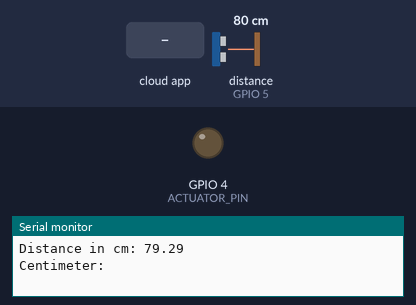
Simulated run of this sketch. Board: ESP8266 (NodeMCU). Shown: output pins drawn as LEDs (lit = HIGH), the last lines printed to the serial monitor. Wiring (inferred from the names in the program): ultrasonic range finder: trigger GPIO 16; echo GPIO 5. The inputs (shaded band) are chosen by the test bench; at power-on: distance to the obstacle (sensor on GPIO 5) 80 cm. The echo pulse lasts 58.3 µs per cm; pins used as bus, display or sensor lines are not drawn.

Above: at 2.7 s.
2.8 s: the phone or cloud app sets 1 to 1
At 4.9 s:
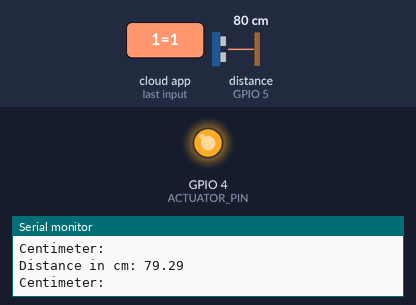
5.5 s: the phone or cloud app sets 1 to 0
At 6.3 s:
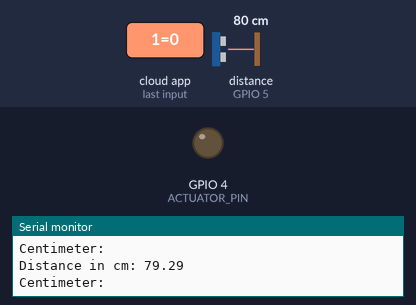
Timing chart, 0 to 8.5 s (numbered marks = the images above; inputs shaded):
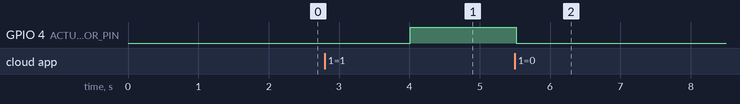

Measured:
- after the input at 2.8 s, GPIO 4 (ACTUATOR_PIN): LOW → HIGH after 1.2 s
- after the input at 5.5 s, GPIO 4 (ACTUATOR_PIN): HIGH → LOW at once

The sketch:

ESP8266_Cayenne.ino
```cpp
//#define CAYENNE_DEBUG
#define CAYENNE_PRINT Serial
#include <CayenneMQTTESP8266.h>
#define VIRTUAL_CHANNEL 1
#define ACTUATOR_PIN 4

char ssid[] = "_JU5TU51";
char wifiPassword[] = "free4all";

int trigger = 16;
int echo = 5;

//Info auntentikasi dari website Cayenne
char username[] = "dfbe2330-1343-11ed-bbc1-5d0b0fa0a668";
char password[] = "9dbe1f9e0f73e314fa37c76047f9ff8d9a691ca0";
char clientID[] = "fcb7a0f0-1344-11ed-8df2-dd50487e509b";

long T;
float distanceCM;
unsigned long lastMillis = 0;

void setup() {
  //Serial.begin(9600);
  Cayenne.begin(username, password, clientID, ssid, wifiPassword);
  pinMode(trigger, OUTPUT);
  pinMode(echo, INPUT);
  Serial.begin(115200);
  Cayenne.begin(username, password, clientID);
  pinMode(ACTUATOR_PIN, OUTPUT);
}

void loop() {
  Cayenne.loop();
  digitalWrite(trigger, LOW);
  delay(1);
  digitalWrite(trigger, HIGH);
  delayMicroseconds(10);
  digitalWrite(trigger, LOW);
  T = pulseIn(echo, HIGH);
  distanceCM = T * 0.034;
  distanceCM = distanceCM / 2;
  Serial.print("Distance in cm: ");
  Serial.println(distanceCM);
  Serial.println("Centimeter:");
  delay(500);
  // Upload setiap data dengan interval waktu 10detik
  if(millis() - lastMillis > 10000) {
    lastMillis = millis();
    //Menuliskan data ke web informasi cayenne
    Cayenne.virtualWrite(0, distanceCM);
  }
}

  CAYENNE_IN(VIRTUAL_CHANNEL)
  {
    int value = getValue.asInt();
    CAYENNE_LOG("Channel %d, pin %d, value %d", VIRTUAL_CHANNEL, ACTUATOR_PIN, value);
    // nilai value yang diterima dari slider web cayenne yang selanjutnya diteruskan ke digital pin
    digitalWrite(ACTUATOR_PIN, value);
  }

  CAYENNE_OUT_DEFAULT()
   {
     // Meneruskan data ke cayenne melalui channel 1
     Cayenne.virtualWrite(1, millis());
   }
```
